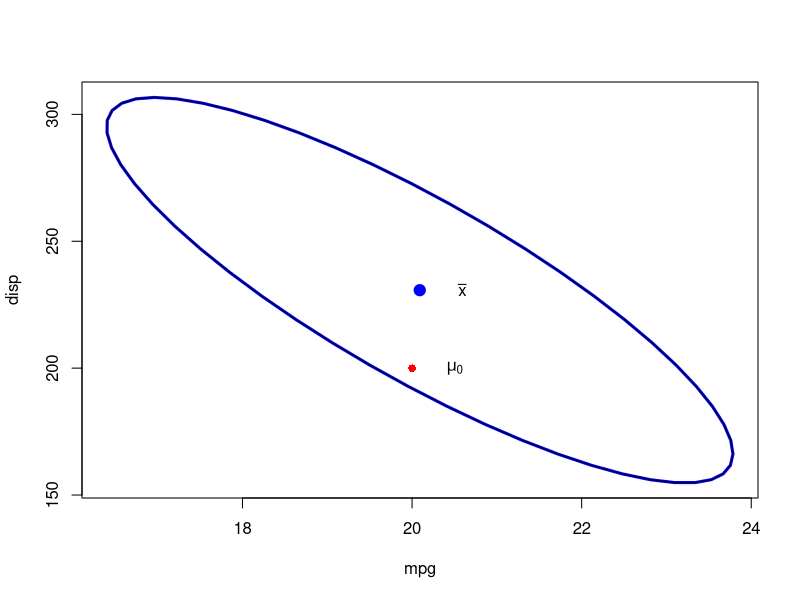

Generate this figure with R:
## ---- chunk 1
#Menghitung statistik uji T2 Hotelling
T.test <- function(X, mu=0){
            X <- as.matrix(X)
            n <- nrow(X)
            p <- ncol(X)
            df2 <- n - p
          
          if(df2 < 1L) 
            stop("Need nrow(X) > ncol(X).")
          if(length(mu) != p) 
            mu <- rep(mu[1], p)
            
            xbar <- colMeans(X)
            S <- cov(X)

          T2 <- n * t(xbar - mu) %*% solve(S) %*% (xbar - mu)
          Fstat <- T2 / (p * (n-1) / df2)
          pval <- 1 - pf(Fstat, df1=p, df2=df2)
          data.frame(T2=as.numeric(T2), Fstat=as.numeric(Fstat),
          df1=p, df2=df2, p.value=as.numeric(pval), row.names="")
      }
## ---- chunk 2
#Impor data mtcars
data(mtcars)
X <- mtcars[,c("mpg","disp","hp","wt")]
## ---- chunk 3
#Hitung vektor rata-rata sampel x
xbar <- colMeans(X) 
xbar
## ---- chunk 4
#Hitung rata-rata populasi berdasarkan hipotesis awal
mu<-c(20,200,150,3)

#Hitung statistik uji T2 Hotelling (F.hitung dan p-value)
T.test(X, mu)
## ---- chunk 5
#Untuk menghitung statistik uji dan p-value dapat digunakan juga fungsi “lm”
y <- as.matrix(X) -
matrix(c(20,200,150,3),nrow(X),ncol(X),byrow=T)

model1<-anova(lm(y ~ 1))
model1
## ---- chunk 6
#Hitung nilai kritis penolakan H0
#Banyak observasi
n <- nrow(X) 

#Banyak variabel
p <- ncol(X)

alpha <- 0.05
C2 <- (n - 1) * p * qf(1-alpha, df1=p, df2=n-p)/(n-p)
C2
## ---- chunk 7
library(car)

#Membuat Confidence Region Ellipsoid
n <- nrow(X)
p <- ncol(X)
xbar <- colMeans(X)
S <- cov(X)

alpha<-0.05
tconst <- sqrt((p/n)*((n-1)/(n-p)) * qf(1-alpha,p,n-p))

id <- c(1,2)

plot(ellipse(center=xbar[id], shape=S[id,id], radius=tconst, draw=F),type="n", xlab="mpg", ylab="disp")

lines(ellipse(center=xbar[id], shape=S[id,id], radius=tconst, lwd=3), xlab="mpg", ylab="disp")

points(20,200,col="red", pch=16)
text(20.5,200,expression(mu[0]))
text(xbar[1]+0.5,xbar[2],expression(bar(x)))
## ---- chunk 8
#Menghitung pendugaan interval (CI)
T.ci <- function(mu, Sigma, n, avec=rep(1,length(mu)), level=0.95) {
    p <- length(mu)
    
    #validasi input
    if(nrow(Sigma)!=p) stop("Need length(mu) == nrow(Sigma).")
    if(ncol(Sigma)!=p) stop("Need length(mu) == ncol(Sigma).")
    if(length(avec)!=p) stop("Need length(mu) == length(avec).")
    if(level <=0 | level >= 1) stop("Need 0 < level < 1.")

    #perhitungan nilai CI
    cval <- qf(level, p, n-p) * p * (n-1) / (n-p)
    zhat <- crossprod(avec, mu)
    zvar <- crossprod(avec, Sigma %*% avec) / n
    const <- sqrt(cval * zvar)

    c(lower = zhat - const, upper = zhat + const)
}

S<-cov(X)
n <- nrow(X)
p <- ncol(X)

#CI untuk mu_0 mpg
T.ci(mu=xbar, Sigma=S, n=n, avec=c(1,0,0,0))

#CI untuk mu_0 disp
T.ci(mu=xbar, Sigma=S, n=n, avec=c(0,1,0,0))

#CI untuk mu_0 hp
T.ci(mu=xbar, Sigma=S, n=n, avec=c(0,0,1,0))

#CI untuk mu_0 wt
T.ci(mu=xbar, Sigma=S, n=n, avec=c(0,0,0,1))
## ---- chunk 9
#Perbandingan CI T2 Hotelling, t-univariat dan Bonferroni
TCI <- tCI <- bon <- NULL
alpha1 <- 1-0.05
alpha2 <- 1-(0.05/2)
alpha3 <- 1 - 0.05/(2*4)

for(k in 1:4){
  avec <- rep(0, 4)
  avec[k] <- 1
  
  TCI <- c(TCI, T.ci(xbar, S, n, avec,level=alpha1))
  tCI <- c(tCI, 
          xbar[k] - sqrt(S[k,k]/n) * qt(alpha2, df=n-1),
          xbar[k] + sqrt(S[k,k]/n) * qt(alpha2, df=n-1)) #CI t-univariate
  
  bon <- c(bon,
          xbar[k] - sqrt(S[k,k]/n) * qt(alpha3, df=n-1),
          xbar[k] + sqrt(S[k,k]/n) * qt(alpha3, df=n-1)) #CI Bonferroni
}

rtab <- rbind(TCI, tCI, bon)
round(rtab, 2)
## ---- chunk 10
#Impor data (Data sama dengan kasus A)
data(mtcars)
X <- mtcars[,c("mpg","disp","hp","wt")]
## ---- chunk 11
#Hitung statistik uji Z^2 dan simultaneous confidence interval
Z2.test <- function(X, mu=0, asymp=FALSE){
              X <- as.matrix(X)
              n <- nrow(X)
              p <- ncol(X)
              df2 <- n - p
              
            if(df2 < 1L) 
              stop("Need nrow(X) > ncol(X).")
            if(length(mu) != p) 
              mu <- rep(mu[1], p)

              xbar <- colMeans(X)
              S <- cov(X)

              Z2 <- n * t(xbar - mu) %*% solve(S) %*% (xbar - mu)
              Fstat <- Z2 / (p * (n-1) / df2)
              
            if(asymp){
              pval <- 1 - pchisq(Z2, df=p)
              } else {
              pval <- 1 - pf(Fstat, df1=p, df2=df2)
              }

#CI untuk sample besar
chi <- NULL
  for(k in 1:p){
    chi <- c(chi, 
             xbar[k] - sqrt(S[k,k]/n) * sqrt(qchisq(0.95, df=p)),
             xbar[k] + sqrt(S[k,k]/n) * sqrt(qchisq(0.95, df=p)))
}
              
data.frame(Z2=as.numeric(Z2), Fstat=as.numeric(Fstat), df1=p, df2=df2, p.value=as.numeric(pval), asymp=asymp, row.names="")
}
## ---- chunk 12
#Definisikan rata-rata populasi berdasarkan H0
mu<-c(20,200,150,3)

#Hitung statistik uji
Z2.test(X, mu=mu,asymp=TRUE)
## ---- chunk 13
#Hitung nilai kritis penolakan H0
#banyaknya observasi
n <- nrow(X)

#banyaknya variabel
p <- ncol(X) 

alpha <- 0.05
C2 <- qchisq(1-alpha, df=p)
C2
## ---- chunk 14
#Perbandingan Simultanuous CI sampel kecil (TCI, tCI, bon) dengan CI sampel besar (chi)
TCI <- tCI <- bon <- chi <- NULL
alpha1 <- 1-0.05
alpha2 <- 1-(0.05/2)
alpha3 <- 1 - 0.05/(2*4)

for(k in 1:4){
  avec <- rep(0, 4)
  avec[k] <- 1

  TCI <- c(TCI, T.ci(xbar, S, n, avec,level=alpha1))
  tCI <- c(tCI,
          xbar[k] - sqrt(S[k,k]/n) * qt(alpha2, df=n-1),
          xbar[k] + sqrt(S[k,k]/n) * qt(alpha2, df=n-1))

  bon <- c(bon,
          xbar[k] - sqrt(S[k,k]/n) * qt(alpha3, df=n-1),
          xbar[k] + sqrt(S[k,k]/n) * qt(alpha3, df=n-1))

  chi <- c(chi,
          xbar[k] - sqrt(S[k,k]/n) * sqrt(qchisq(0.95, df=p)),
          xbar[k] + sqrt(S[k,k]/n) * sqrt(qchisq(0.95, df=p)))
}

rtab <- rbind(TCI, tCI, bon,chi)
round(rtab, 2)
